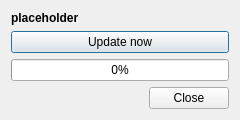
<?xml version="1.0" encoding="UTF-8"?>
<ui version="4.0">
 <class>NewVersionDialog</class>
 <widget class="QDialog" name="NewVersionDialog">
  <property name="geometry">
   <rect>
    <x>0</x>
    <y>0</y>
    <width>240</width>
    <height>116</height>
   </rect>
  </property>
  <property name="windowTitle">
   <string>New version</string>
  </property>
  <layout class="QVBoxLayout" name="verticalLayout">
   <item>
    <widget class="QLabel" name="label">
     <property name="font">
      <font>
       <weight>75</weight>
       <bold>true</bold>
      </font>
     </property>
     <property name="text">
      <string notr="true">placeholder</string>
     </property>
    </widget>
   </item>
   <item>
    <widget class="QPushButton" name="updateButton">
     <property name="text">
      <string>Update now</string>
     </property>
    </widget>
   </item>
   <item>
    <widget class="QProgressBar" name="progressBar">
     <property name="value">
      <number>0</number>
     </property>
    </widget>
   </item>
   <item>
    <widget class="QDialogButtonBox" name="buttonBox">
     <property name="orientation">
      <enum>Qt::Horizontal</enum>
     </property>
     <property name="standardButtons">
      <set>QDialogButtonBox::Close</set>
     </property>
    </widget>
   </item>
  </layout>
 </widget>
 <resources/>
 <connections>
  <connection>
   <sender>buttonBox</sender>
   <signal>accepted()</signal>
   <receiver>NewVersionDialog</receiver>
   <slot>accept()</slot>
   <hints>
    <hint type="sourcelabel">
     <x>248</x>
     <y>254</y>
    </hint>
    <hint type="destinationlabel">
     <x>157</x>
     <y>274</y>
    </hint>
   </hints>
  </connection>
  <connection>
   <sender>buttonBox</sender>
   <signal>rejected()</signal>
   <receiver>NewVersionDialog</receiver>
   <slot>reject()</slot>
   <hints>
    <hint type="sourcelabel">
     <x>316</x>
     <y>260</y>
    </hint>
    <hint type="destinationlabel">
     <x>286</x>
     <y>274</y>
    </hint>
   </hints>
  </connection>
 </connections>
</ui>
